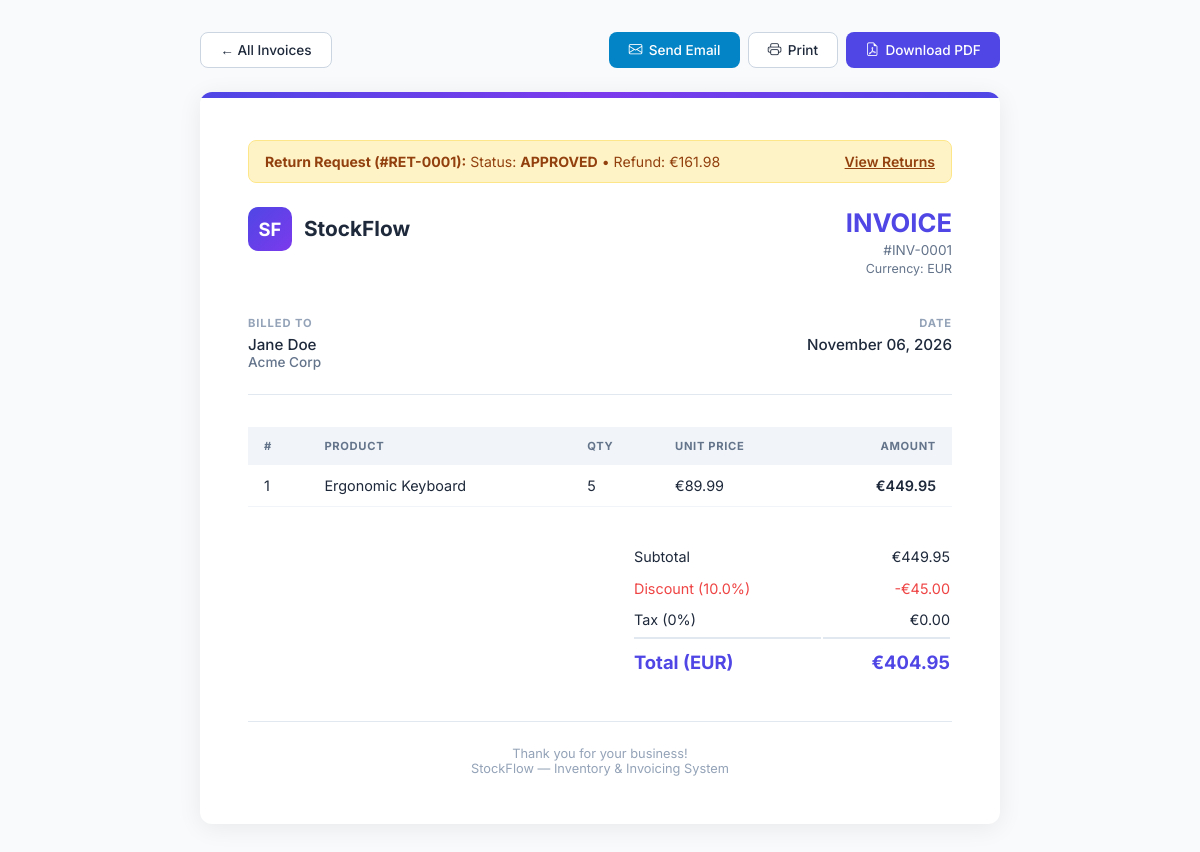
The page /invoice/1 (signed in) on the database its author committed.
### app.py (models this page shows, shortened)
class Return(db.Model):
    __tablename__ = "return"
    id            = db.Column(db.Integer, primary_key=True)
    invoice_id    = db.Column(db.Integer, db.ForeignKey('invoice.id'), nullable=False)
    reason        = db.Column(db.Text, nullable=False)
    created_at    = db.Column(db.DateTime, default=datetime.utcnow)
    refund_amount = db.Column(db.Float, default=0.0)
    status        = db.Column(db.String(20), default='pending')
    items         = db.relationship('ReturnItem', backref='return_record', lazy=True, cascade="all, delete-orphan")

class Currency(db.Model):
    __tablename__ = "currency"
    id            = db.Column(db.Integer, primary_key=True)
    code          = db.Column(db.String(10), unique=True, nullable=False)
    symbol        = db.Column(db.String(10), nullable=False)
    name          = db.Column(db.String(50), nullable=False)
    exchange_rate = db.Column(db.Float, default=1.0)

class Invoice(db.Model):
    __tablename__ = "invoice"
    id           = db.Column(db.Integer, primary_key=True)
    client_name  = db.Column(db.String(120), nullable=False)
    customer_id  = db.Column(db.Integer, db.ForeignKey('customer.id'), nullable=True)
    currency_id  = db.Column(db.Integer, db.ForeignKey('currency.id'), nullable=True)
    discount_pct = db.Column(db.Float, default=0.0)
    created_at   = db.Column(db.DateTime, default=datetime.utcnow)
    currency     = db.relationship('Currency')
    items        = db.relationship('InvoiceItem', backref='invoice', lazy=True, cascade="all, delete-orphan")
    returns      = db.relationship('Return', backref='invoice', lazy=True, cascade="all, delete-orphan")
    @property
    def currency_symbol(self):
        return self.currency.symbol if self.currency else '$'
    @property
    def currency_code(self):
        return self.currency.code if self.currency else 'USD'
    @property
    def subtotal(self):
        return sum(item.total_price for item in self.items)
    @property
    def discount_amount(self):
        return round(self.subtotal * ((self.discount_pct or 0.0) / 100.0), 2)
    @property
    def total_amount(self):
        return round(self.subtotal * (1.0 - ((self.discount_pct or 0.0) / 100.0)), 2)

class Customer(db.Model):
    __tablename__ = "customer"
    id         = db.Column(db.Integer, primary_key=True)
    name       = db.Column(db.String(120), nullable=False)
    email      = db.Column(db.String(120), nullable=True)
    phone      = db.Column(db.String(40),  nullable=True)
    company    = db.Column(db.String(120), nullable=True)
    address    = db.Column(db.Text, nullable=True)
    notes      = db.Column(db.Text, nullable=True)
    status     = db.Column(db.String(20), default='lead')
    created_at = db.Column(db.DateTime, default=datetime.utcnow)
    invoices   = db.relationship('Invoice', backref='customer', lazy=True)

class InvoiceItem(db.Model):
    __tablename__ = "invoice_item"
    id         = db.Column(db.Integer, primary_key=True)
    invoice_id = db.Column(db.Integer, db.ForeignKey('invoice.id'), nullable=False)
    product_id = db.Column(db.Integer, db.ForeignKey('product.id'), nullable=False)
    quantity   = db.Column(db.Integer, nullable=False, default=1)
    unit_price = db.Column(db.Float, nullable=False)
    product    = db.relationship('Product')
    @property
    def total_price(self):
        return self.quantity * self.unit_price

class Product(db.Model):
    __tablename__ = "product"
    id          = db.Column(db.Integer, primary_key=True)
    name        = db.Column(db.String(120), nullable=False)
    sku         = db.Column(db.String(80),  unique=True, nullable=False)
    quantity    = db.Column(db.Integer, default=0)
    price       = db.Column(db.Float, nullable=False)
    image       = db.Column(db.String(200), nullable=True)
    category_id = db.Column(db.Integer, db.ForeignKey('category.id'), nullable=True)
    supplier_id = db.Column(db.Integer, db.ForeignKey('supplier.id'), nullable=True)
    tags        = db.relationship('Tag', secondary=product_tags, backref=db.backref('products', lazy='dynamic'))

### app.py (the view)
@app.route('/invoice/<int:invoice_id>')
@login_required
def invoice_view(invoice_id):
    invoice = Invoice.query.get_or_404(invoice_id)
    return render_template('invoice.html', invoice=invoice)

### app.py (called while the page is built)
@login_manager.user_loader
def load_user(user_id):
    return User.query.get(int(user_id))

@app.context_processor
def inject_global_data():
    try:
        low_stock_count = Product.query.filter(Product.quantity <= 10).count()
    except Exception:
        low_stock_count = 0
    return dict(
        low_stock_count=low_stock_count,
        permissions=PERMISSIONS,
        perm_definitions=PERM_DEFINITIONS
    )

### templates/invoice.html (shortened to what this page needs)
<!DOCTYPE html>
<html lang="en">
<head>
    <link rel="stylesheet" href="https://cdn.jsdelivr.net/npm/bootstrap-icons@1.11.2/font/bootstrap-icons.min.css">
</head>
<body>
    <div class="inv-actions">
        <div class="btn-group-left">
            <a href="{{ url_for('invoice_list') }}" class="outline">&larr; All Invoices</a>
        </div>
        <div class="btn-group-right">
            <button type="button" onclick="openEmailModal()" class="primary" style="background:#0284c7;"><i class="bi bi-envelope"></i> Send Email</button>
            <button onclick="window.print()" class="outline"><i class="bi bi-printer"></i> Print</button>
            <a href="{{ url_for('invoice_pdf', invoice_id=invoice.id) }}" class="primary"><i class="bi bi-file-earmark-pdf"></i> Download PDF</a>
        </div>
    </div>
    <div class="invoice-page">
        {% if invoice.returns %}
            {% set ret = invoice.returns[-1] %}
            <div class="return-notice">
                <div>
                    <strong>Return Request (#RET-{{ "%04d"|format(ret.id) }}):</strong>
                    Status: <span style="text-transform:uppercase; font-weight:700;">{{ ret.status }}</span> &bull;
                    Refund: {{ invoice.currency_symbol }}{{ "%.2f"|format(ret.refund_amount) }}
                </div>
                <a href="{{ url_for('return_list') }}" style="color:inherit; font-weight:600; text-decoration:underline;">View Returns</a>
            </div>
        {% endif %}
        <div class="inv-header">
            <div class="inv-brand">
                <div class="inv-brand-icon">SF</div>
                <div class="inv-brand-name">StockFlow</div>
            </div>
            <div class="inv-number">
                <h2>INVOICE</h2>
                <p>#INV-{{ "%04d"|format(invoice.id) }}</p>
                <p style="font-size:.78rem; color:#64748b; margin-top:.2rem;">Currency: {{ invoice.currency_code }}</p>
            </div>
        </div>
        <div class="inv-info">
            <div class="inv-info-block">
                <h6>Billed To</h6>
                <p>{{ invoice.client_name }}</p>
                {% if invoice.customer and invoice.customer.company %}
                <p style="color:#64748b; font-size:.85rem;">{{ invoice.customer.company }}</p>
                {% endif %}
            </div>
            <div class="inv-info-block" style="text-align:right;">
                <h6>Date</h6>
                <p>{{ invoice.created_at.strftime('%B %d, %Y') }}</p>
            </div>
        </div>
        <table class="inv-table">
            <thead>
                <tr>
                    <th>#</th>
                    <th>Product</th>
                    <th>Qty</th>
                    <th>Unit Price</th>
                    <th>Amount</th>
                </tr>
            </thead>
            <tbody>
                {% for item in invoice.items %}
                <tr>
                    <td>{{ loop.index }}</td>
                    <td>{{ item.product.name }}</td>
                    <td>{{ item.quantity }}</td>
                    <td>{{ invoice.currency_symbol }}{{ "%.2f"|format(item.unit_price) }}</td>
                    <td>{{ invoice.currency_symbol }}{{ "%.2f"|format(item.total_price) }}</td>
                </tr>
                {% endfor %}
            </tbody>
        </table>
        <div class="inv-totals">
            <table>
                <tr>
                    <td>Subtotal</td>
                    <td style="text-align:right;">{{ invoice.currency_symbol }}{{ "%.2f"|format(invoice.subtotal) }}</td>
                </tr>
                {% if invoice.discount_pct and invoice.discount_pct > 0 %}
                <tr>
                    <td style="color:#ef4444;">Discount ({{ invoice.discount_pct }}%)</td>
                    <td style="text-align:right; color:#ef4444;">-{{ invoice.currency_symbol }}{{ "%.2f"|format(invoice.discount_amount) }}</td>
                </tr>
                {% endif %}
                <tr>
                    <td>Tax (0%)</td>
                    <td style="text-align:right;">{{ invoice.currency_symbol }}0.00</td>
                </tr>
                <tr class="total-row">
                    <td>Total ({{ invoice.currency_code }})</td>
                    <td style="text-align:right;">{{ invoice.currency_symbol }}{{ "%.2f"|format(invoice.total_amount) }}</td>
                </tr>
            </table>
        </div>
        <div class="inv-footer">
            Thank you for your business!<br>
            StockFlow — Inventory & Invoicing System
        </div>
    </div>
</body>
</html>

### templates/invoice.html (style rules this page uses)
* { font-family: 'Inter', sans-serif; margin: 0; padding: 0; box-sizing: border-box; }
body { background: #f8fafc; color: #1e293b; padding: 2rem 1rem; }
.invoice-page { max-width: 800px; margin: 0 auto; background: #fff; border-radius: 12px; box-shadow: 0 4px 24px rgba(0,0,0,.07); padding: 3rem; position: relative; overflow: hidden; }
.invoice-page::before { content: ''; position: absolute; top: 0; left: 0; right: 0; height: 6px; background: linear-gradient(90deg, #4f46e5, #7c3aed, #4f46e5); }
.inv-header { display: flex; justify-content: space-between; align-items: flex-start; margin-bottom: 2.5rem; }
.inv-brand { display: flex; align-items: center; gap: .75rem; }
.inv-brand-icon { width: 44px; height: 44px; border-radius: 10px; background: linear-gradient(135deg, #4f46e5, #7c3aed); display: flex; align-items: center; justify-content: center; color: #fff; font-weight: 700; font-size: 1.15rem; }
.inv-brand-name { font-size: 1.3rem; font-weight: 700; color: #1e293b; }
.inv-number { text-align: right; }
.inv-number h2 { font-size: 1.6rem; font-weight: 700; color: #4f46e5; margin-bottom: .25rem; }
.inv-number p { color: #64748b; font-size: .85rem; }
.inv-info { display: flex; justify-content: space-between; margin-bottom: 2rem; padding-bottom: 1.5rem; border-bottom: 1px solid #e2e8f0; }
.inv-info-block h6 { font-size: .7rem; text-transform: uppercase; letter-spacing: .08em; color: #94a3b8; margin-bottom: .35rem; }
.inv-info-block p { font-size: .95rem; font-weight: 500; color: #1e293b; }
.inv-table { width: 100%; border-collapse: collapse; margin-bottom: 2rem; }
.inv-table thead th { background: #f1f5f9; font-size: .7rem; text-transform: uppercase; letter-spacing: .06em; color: #64748b; padding: .75rem 1rem; text-align: left; }
.inv-table thead th:last-child { text-align: right; }
.inv-table tbody td { padding: .75rem 1rem; border-bottom: 1px solid #f1f5f9; font-size: .9rem; }
.inv-table tbody td:last-child { text-align: right; font-weight: 600; }
.inv-totals { display: flex; justify-content: flex-end; }
.inv-totals table { width: 320px; }
.inv-totals td { padding: .4rem 0; font-size: .9rem; }
.inv-totals .total-row td { font-size: 1.15rem; font-weight: 700; color: #4f46e5; border-top: 2px solid #e2e8f0; padding-top: .75rem; }
.inv-footer { margin-top: 2.5rem; padding-top: 1.5rem; border-top: 1px solid #e2e8f0; text-align: center; color: #94a3b8; font-size: .8rem; }
.return-notice { background: #fef3c7; border: 1px solid #fde68a; color: #92400e; padding: .75rem 1rem; border-radius: 8px; margin-bottom: 1.5rem; font-size: .88rem; display: flex; align-items: center; justify-content: space-between; }
.inv-actions { max-width: 800px; margin: 0 auto 1.5rem; display: flex; justify-content: space-between; align-items: center; flex-wrap: wrap; gap: .75rem; }
.inv-actions .btn-group-left, .inv-actions .btn-group-right { display: flex; gap: .5rem; }
.inv-actions a, .inv-actions button { border: none; border-radius: 8px; font-size: .85rem; font-weight: 500; padding: .55rem 1.2rem; display: inline-flex; align-items: center; gap: .4rem; cursor: pointer; text-decoration: none; }
.inv-actions .primary { background: #4f46e5; color: #fff; }
.inv-actions .outline { background: #fff; border: 1px solid #cbd5e1; color: #1e293b; }

### rows shown on the page
Return: id "0001", status "APPROVED", refund_amount "161.98"
Currency: currency_symbol "€", currency_code "EUR"
Invoice: id "0001", client_name "Jane Doe", created_at "November 06, 2026", discount_pct "10.0"
Customer: customer.company "Acme Corp"
InvoiceItem: product.name "Ergonomic Keyboard", quantity "5", unit_price "89.99", total_price "449.95", subtotal "449.95", discount_amount "45.00", total_amount "404.95"
